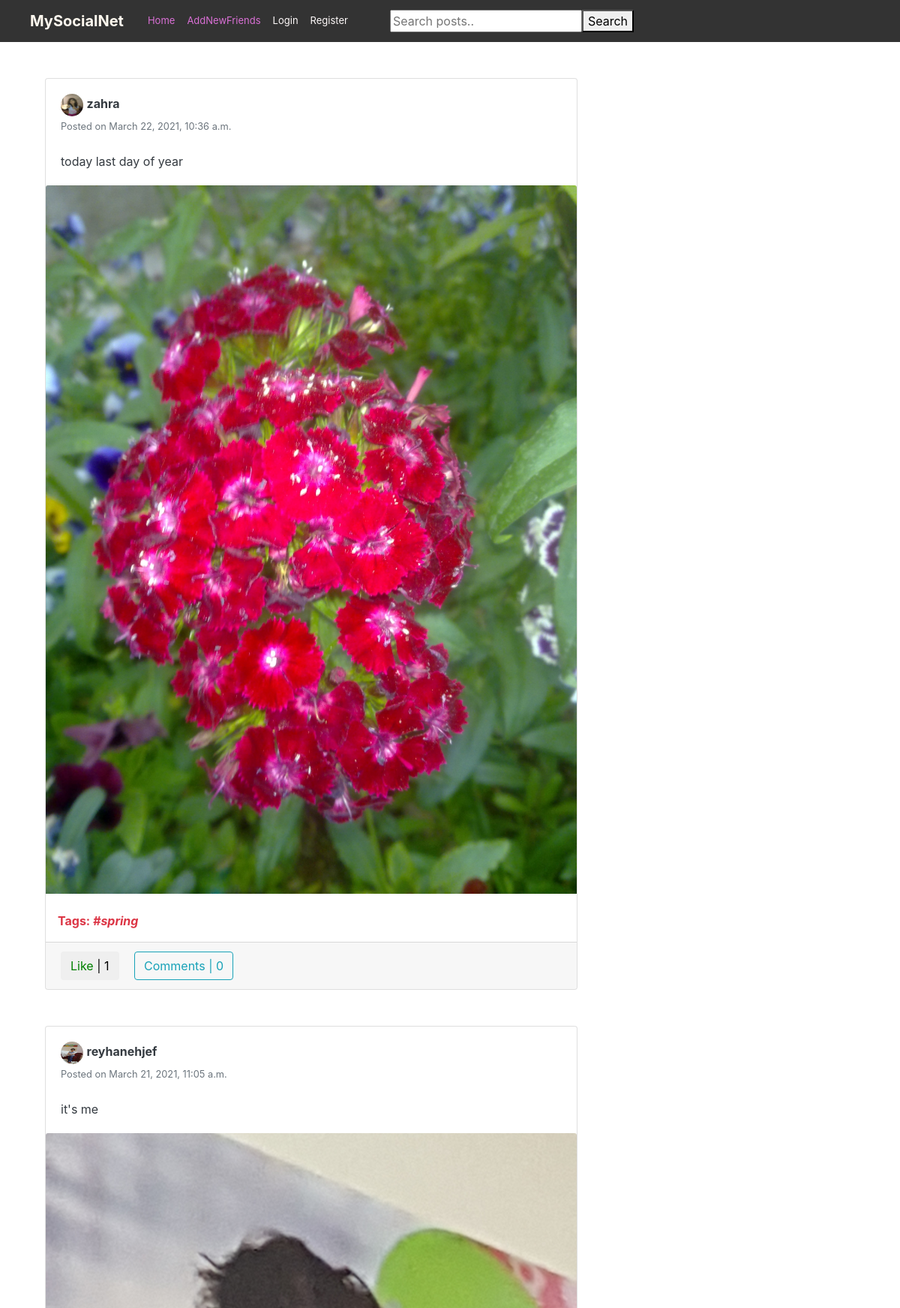
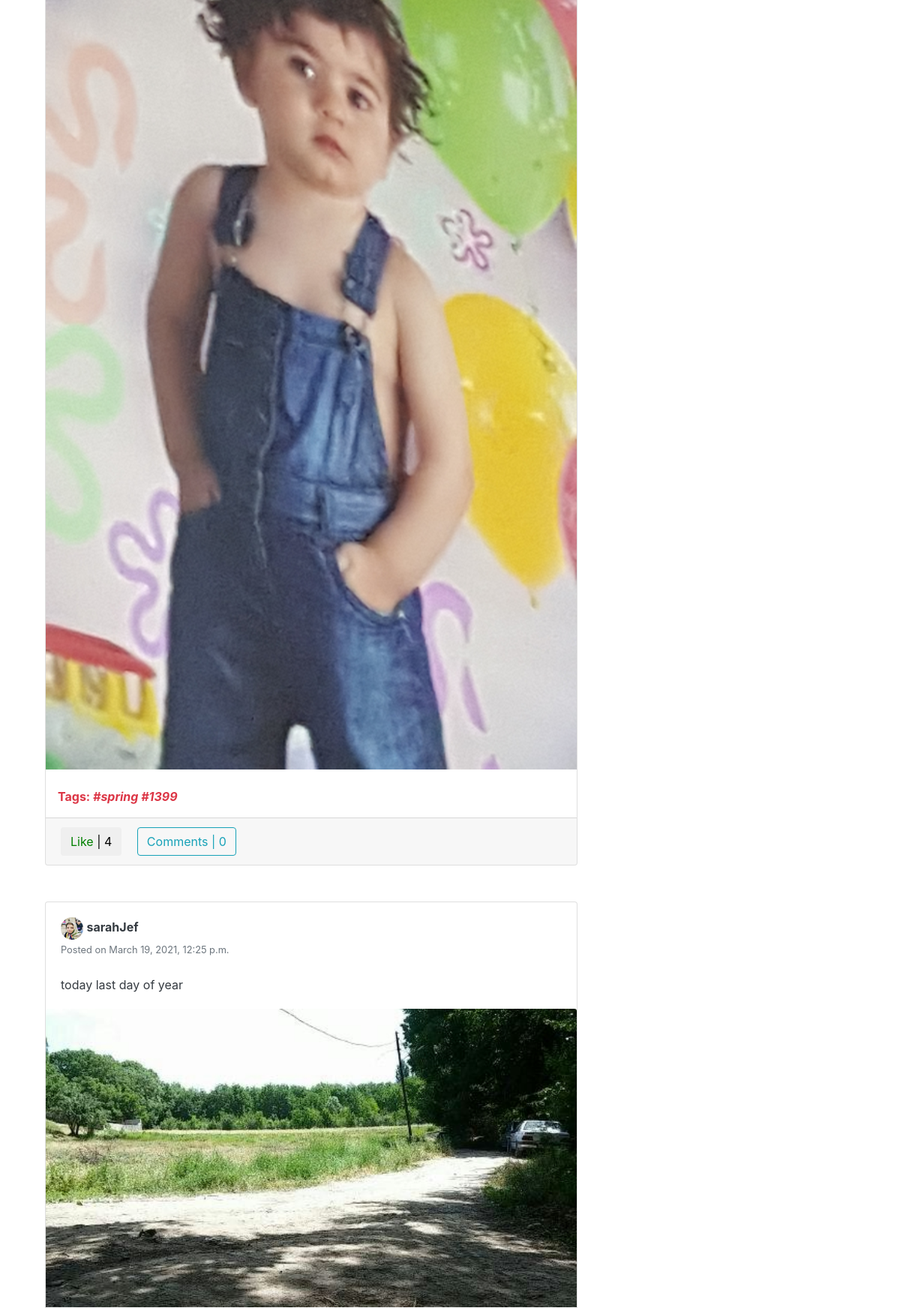
The page /user/ (upper part) on the database its author committed (2 pictures, top to bottom).
### feed/models.py (models this page shows, shortened)
class Post(models.Model):
    description = models.CharField(max_length=255, blank=True)
    pic = models.ImageField(upload_to='path/to/img')
    date_posted = models.DateTimeField(default=timezone.now)
    user_name = models.ForeignKey(User, on_delete=models.CASCADE)
    tags = models.CharField(max_length=100, blank=True)

### users/models.py (models this page shows, shortened)
class Profile(models.Model):
    user = models.OneToOneField(User, on_delete=models.CASCADE)
    image = models.ImageField(default='default.png', upload_to='profile_pics')
    slug = AutoSlugField(populate_from='user')
    bio = models.CharField(max_length=255, blank=True)
    friends = models.ManyToManyField("Profile", blank=True)

### feed/views.py (the view)
# urls.py: path('', PostListView.as_view(), name='home'),
class PostListView(ListView):
    model = Post
    template_name = 'feed/home.html'
    context_object_name = 'posts'
    ordering = ['-date_posted']
    paginate_by = 10
    def get_context_data(self, **kwargs):
        context = super(PostListView, self).get_context_data(**kwargs)
        if self.request.user.is_authenticated:
            liked = [i for i in Post.objects.all() if Like.objects.filter(user=self.request.user, post=i)]
            context['liked_post'] = liked
        return context

### feed/templates/feed/home.html (shortened to what this page needs)
{% extends "feed/layout.html" %}
{% load static %}
{% block searchform %}
<form class="form-inline my-2 my-lg-0 ml-5" action="{% url 'search_posts' %}" method="get">
  <input name="p" type="text" placeholder="Search posts..">
  <button  type="submit">Search</button>
</form>
{% endblock searchform %}
{% block content %}
    <div class="container">
        <div class="row">
          <div class="col-md-8">
              {% if user.is_authenticated %}
          {% for post in posts %}
            <div class="card card-signin my-5">
              <div class="card-body">
                <a href="{{ post.user_name.profile.image.url }}"><img src="{{ post.user_name.profile.image.url }}" class="rounded-circle" width="30" height="30" alt=""></a>
                <a class="text-dark" href="{% url 'users_list' %}"><b>{{ post.user_name }}</b></a>
                <br><small class="text-muted">Posted on {{ post.date_posted }}</small>
                <br><br>
                <p class="card-text text-dark">{{ post.description }}</p>
              </div>
              <a href="{% url 'post-detail' post.id %}"><img class="card-img-top" src="{{ post.pic.url }}" alt=""></a>
              {% if post.tags %}
              <br>
              <p class="text-danger ml-3"><b>Tags: <i>{{ post.tags }}</i></b></p>
              {% endif %}
              <div class="card-footer">
                <button class="btn btn-white mr-3 like" id="{{ post.id }}">
                    {% if post in liked_post %}
                        <a href="{% url 'post-like' %}" style="color:red" id="likebtn{{ post.id }}"> Unlike</a> | {{post.likes.count}}
                    {% else %}
                        <a href="{% url 'post-like' %}" style="color:green;" id="likebtn{{ post.id }}"> Like</a> | {{post.likes.count}}
                    {% endif %}
                </button>
                <a class="btn btn-outline-info" href="{% url 'post-detail' post.id %}">Comments | {{ post.details.count }}</a>
              </div>
            </div>
            {% endfor %}
          {% else %}
                {% for post in posts %}
            <div class="card card-signin my-5">
              <div class="card-body">
                <a href="{% url 'login' %}"><img src="{{ post.user_name.profile.image.url }}" class="rounded-circle" width="30" height="30" alt=""></a>
                <a class="text-dark" href="{% url 'login' %}"><b>{{ post.user_name }}</b></a>
                <br><small class="text-muted">Posted on {{ post.date_posted }}</small>
                <br><br>
                <p class="card-text text-dark">{{ post.description }}</p>
              </div>
              <a href="{% url 'post-detail' post.id %}"><img class="card-img-top" src="{{ post.pic.url }}" alt=""></a>
              {% if post.tags %}
              <br>
              <p class="text-danger ml-3"><b>Tags: <i>{{ post.tags }}</i></b></p>
              {% endif %}
              <div class="card-footer">
                <button class="btn btn-white mr-3 like" id="{{ post.id }}">
                    {% if post in liked_post %}
                        <a href="{% url 'post-like' %}" style="color:red" id="likebtn{{ post.id }}"> Unlike</a> | {{post.likes.count}}
                    {% else %}
                        <a href="{% url 'post-like' %}" style="color:green;" id="likebtn{{ post.id }}"> Like</a> | {{post.likes.count}}
                    {% endif %}
                </button>
                <a class="btn btn-outline-info" href="{% url 'post-detail' post.id %}">Comments | {{ post.details.count }}</a>
              </div>
            </div>
            {% endfor %}
          {% endif %}
           </div>
        </div>
    </div>
{% endblock content %}

### feed/templates/feed/layout.html (shortened to what this page needs)
{% load static %}
<!DOCTYPE html>
<html>
<head>
    <link rel="stylesheet" href="https://maxcdn.bootstrapcdn.com/bootstrap/4.0.0/css/bootstrap.min.css">
    <link rel="stylesheet" type="text/css" href="https://storage.googleapis.com/bytewalk/profilepage.css">
    <link rel="stylesheet" type="text/css" href="https://storage.googleapis.com/bytewalk/styles.css">
</head>
<body>
    <nav  style=" background-color:#333333" class="navbar navbar-expand-lg navbar-dark  sticky-top">
      <a class="navbar-brand ml-4 mr-4"style="color: #fff9ef" href="{% url 'home' %}"><b>MySocialNet</b></a>
      <div >
        <div class="navbar-nav">
          <a class="nav-item nav-link" href="{% url 'home' %}"  style="color: orchid;font-size: small">Home</a>
          <a class="nav-item nav-link" href="{% url 'users_list' %}"  style="color: orchid;font-size: small">AddNewFriends</a>
          {% if user.is_authenticated %}
            <a class="nav-item nav-link" href="{% url 'friend_list' %}"  style="color: orchid;font-size: small">Friends</a>
            <a class="nav-item nav-link" href="{% url 'my_profile' %}"  style="color: orchid;font-size: small">Profile</a>
            <a class="nav-item nav-link" href="{% url 'post-create' %}"  style="color: orchid;font-size: small">CreatePost</a>
               <p class="nav-item nav-link" href="{% url 'my_profile' %}"  style="color: #fff9ef">Hello Dear  {{ user.username }}</p>
                <a class="nav-item nav-link  "  href="{% url 'logout' %}"   style="color: orchid;font-size: small">Logout!!</a>
          {% else %}
            <a class="nav-item nav-link " href="{% url 'login' %}"  style="color: snow;font-size: small">Login</a>
            <a class="nav-item nav-link " href="{% url 'register' %} "  style="color: snow;font-size: small">Register</a>
          {% endif %}
            {% block searchform %}{% endblock searchform %}
        </div>
      </div>
    </nav>
    <div class="container">
    {% block content %}{% endblock content %}
    </div>
</body>
</html>

### rows shown on the page
Post: user_name.profile.image (picture), user_name "zahra", date_posted "March 22, 2021, 10:36 a.m.", description "today last day of year", pic (picture), tags "#spring", likes.count "1", details.count "0"
Post: user_name.profile.image (picture), user_name "reyhanehjef", date_posted "March 21, 2021, 11:05 a.m.", description "it's me", pic (picture), tags "#spring #1399", likes.count "4", details.count "0"
Post: user_name.profile.image (picture), user_name "sarahJef", date_posted "March 19, 2021, 12:25 p.m.", description "today last day of year", pic (picture)
